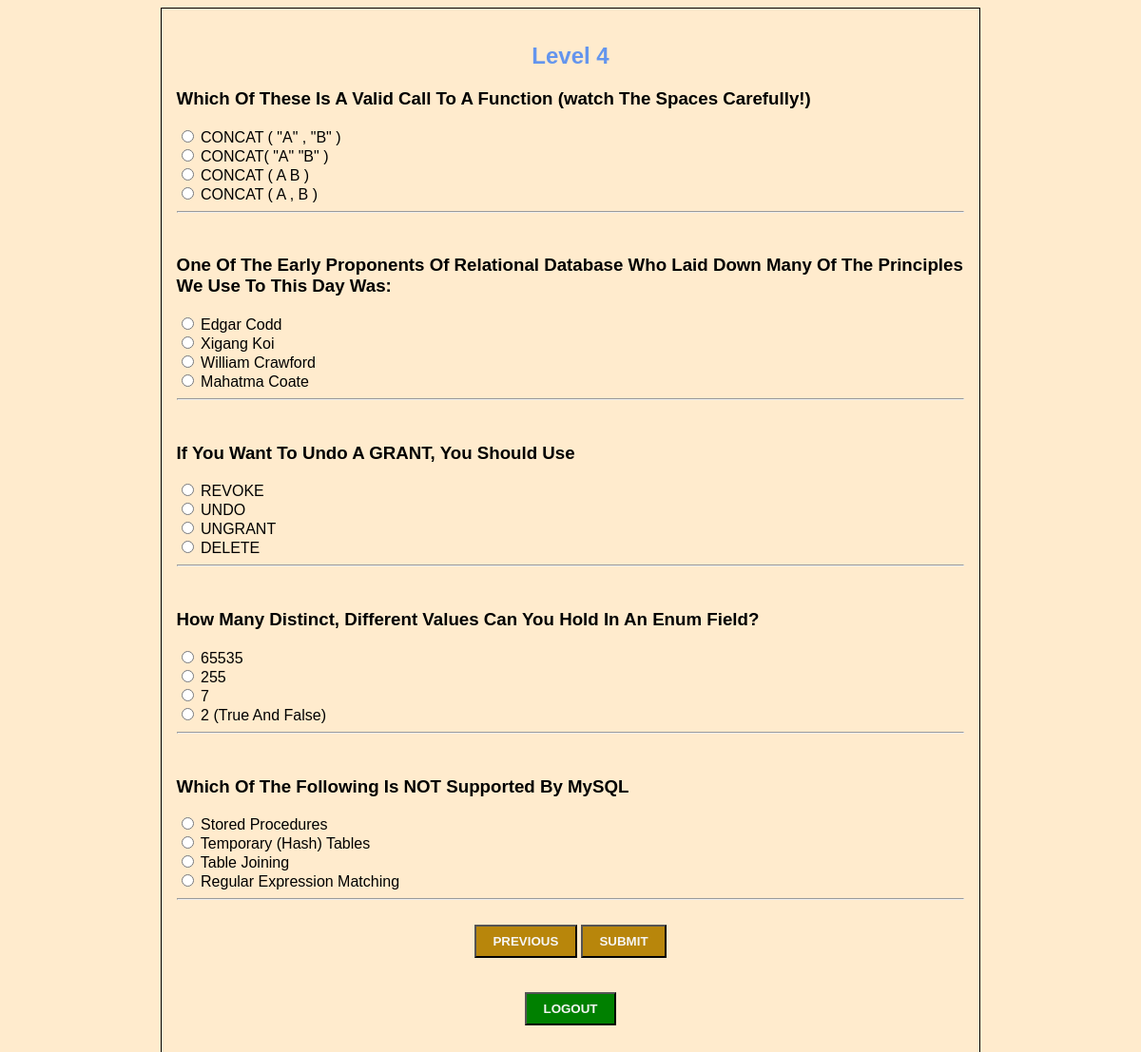
Screenshot of /QuizWebApp/level4.php with the database file from the repository.
### tables this page shows
CREATE TABLE `level4` (
  `qid` int(250) NOT NULL,
  `question` varchar(250) NOT NULL,
  `ans_id` int(250) NOT NULL
);

CREATE TABLE `answers` (
  `aid` int(250) NOT NULL,
  `answer` varchar(250) NOT NULL,
  `ans_id` int(250) NOT NULL
);

### QuizWebApp/level4.php (the view, shortened to what this page needs)
<?php
    $con = mysqli_connect('localhost','root');
    mysqli_select_db($con,'quizdbase');
?>
<!DOCTYPE html>
<html>
<head>
    <link rel="stylesheet" type="text/css" href="l1.css?<?php echo time(); ?>">
    <link rel="stylesheet" type="text/css" href="mystylemob.css?<?php echo time(); ?>" />
</head>
<body>
    <section>
        <div class="l1">
            <div class="l1t">
                <h1>Level 4</h1>
            </div>
            <div style="">
            <form action="level4.php" method="POST">
                <?php
                $qq = "select * from level4 order by rand() ";
                $qry1 = mysqli_query($con,$qq);
                while($rows = mysqli_fetch_array($qry1))
                {?>
                    <div class="card">
                        <h3 class="cardheader">
                            <?php echo $rows['question']; ?>
                        </h3>
                    </div>
                    <?php
                    $qq2 = "select * from answers where ans_id= {$rows['qid']} ";
                    $qry2 = mysqli_query($con,$qq2);
                    while($rows = mysqli_fetch_array($qry2))
                    {?>
                        <div class="card">
                            <input type="radio" name="check[<?php echo $rows['ans_id']; ?>]" value="<?php echo $rows['aid']; ?>" />
                            <?php echo $rows['answer']; ?>
                        </div>
                    <?php
                    }
                    ?>
                    <hr /><br />
                <?php
                }
                ?>
                <div class="buttons">
                    <button type="submit" name="previous" class="logb b2">previous</button>
                    <button type="submit" name="submit" class="logb b2">submit</button>
                </div>
                <br /><br />
                <div class="buttons">
                    <button type="submit" name="logout" class="logbut">logout</button>
                </div>
                <br />
            </form>
            </div>
        </div>
    </section>
</body>
</html>

### QuizWebApp/l1.css (style rules this page uses)
body { background-color: rgb(255, 235, 205); font-family: 'Trebuchet MS', 'Lucida Sans Unicode', 'Lucida Grande', 'Lucida Sans', Arial, sans-serif; }
.l1 { margin:auto; width: 70%; padding: 1em; border: 1px black solid; }
.l1t { text-align: center; font-weight: bolder; font-family: 'Lucida Sans', 'Lucida Sans Regular', 'Lucida Grande', 'Lucida Sans Unicode', Geneva, Verdana, sans-serif; color: cornflowerblue; }
.buttons { text-align: center; }
.logb { background-color: darkgoldenrod; color: whitesmoke; text-transform: uppercase; font-weight: bold; padding: .6em 1.3em; }
.logbut { color: whitesmoke; background-color: green; text-transform: uppercase; font-weight: 700; padding: .6em 1.3em; }

### rows the page displays
level4: question "Which Of These Is A Valid Call To A Function (watch The Spaces Carefully!)"
answers: answer "CONCAT ( \"A\" , \"B\" )"
answers: answer "CONCAT( \"A\" \"B\" )"
answers: answer "CONCAT ( A B )"
answers: answer "CONCAT ( A , B )"
level4: question "One Of The Early Proponents Of Relational Database Who Laid Down Many Of The Principles We Use To This Day Was:"
answers: answer "Edgar Codd"
answers: answer "Xigang Koi"
answers: answer "William Crawford"
answers: answer "Mahatma Coate"
level4: question "If You Want To Undo A GRANT, You Should Use"
answers: answer "REVOKE"
answers: answer "UNDO"
answers: answer "UNGRANT"
answers: answer "DELETE"
level4: question "How Many Distinct, Different Values Can You Hold In An Enum Field?"
answers: answer "65535"
answers: answer "255"
answers: answer "7"
answers: answer "2 (True And False)"
level4: question "Which Of The Following Is NOT Supported By MySQL"
answers: answer "Stored Procedures"
answers: answer "Temporary (Hash) Tables"
answers: answer "Table Joining"
answers: answer "Regular Expression Matching"
